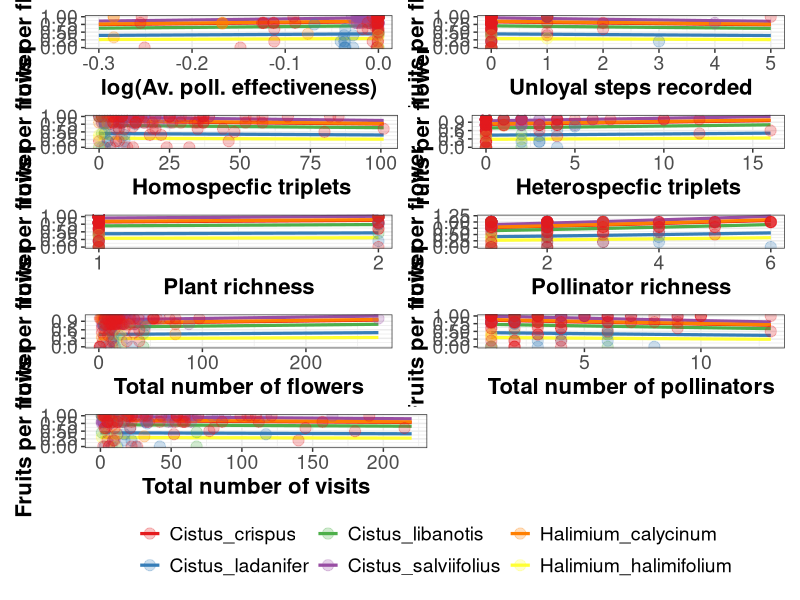

Write the R code that produced this figure.

library(tidyverse)
library(glmmTMB)
library(RColorBrewer)
library(scales)

data_log_fullmodel <- read_csv("results/donana/data_gaussian_log_fullmodel.csv")
unique(data_log_fullmodel$Planta)

fullmodel <- glmmTMB(fruitset^2 ~  scale(homo_motif) + scale(hete_motif) + scale(Visits_tot)  + scale(poll_abundance)  +
                           scale(poll_richness) + scale(plant_richness) + scale(total_number_flowers) + scale(unloyal_steps) +
                           scale(log_prob_cons)+(1|Bosque) + Planta + Periodo,
                         family=gaussian(link="log"),
                         data_log_fullmodel)

################################################################################
# PLOTS
################################################################################

#-------------------------------------------------------------------------------------------
# Plot 1
dat1 <- ggeffects::ggpredict(fullmodel, terms = c("log_prob_cons","Planta"),type = "random")
plot_data1 <- plot(dat1)
data_plot_1 <- ggplot_build(plot_data1)$data

data_plot_1[[1]]$colour[data_plot_1[[1]]$colour=="#E41A1C"] <- "Cistus_salviifolius"
data_plot_1[[1]]$colour[data_plot_1[[1]]$colour=="#377EB8"] <- "Cistus_crispus"
data_plot_1[[1]]$colour[data_plot_1[[1]]$colour=="#4DAF4A"] <- "Halimium_halimifolium"
data_plot_1[[1]]$colour[data_plot_1[[1]]$colour=="#984EA3"] <- "Halimium_calycinum"
data_plot_1[[1]]$colour[data_plot_1[[1]]$colour=="#FF7F00"] <- "Cistus_libanotis"
data_plot_1[[1]]$colour[data_plot_1[[1]]$colour=="#FFFF33"] <- "Cistus_ladanifer"

data_plot_1[[2]]$fill[data_plot_1[[2]]$fill=="#E41A1C"] <- "Cistus_salviifolius"
data_plot_1[[2]]$fill[data_plot_1[[2]]$fill=="#377EB8"] <- "Cistus_crispus"
data_plot_1[[2]]$fill[data_plot_1[[2]]$fill=="#4DAF4A"] <- "Halimium_halimifolium"
data_plot_1[[2]]$fill[data_plot_1[[2]]$fill=="#984EA3"] <- "Halimium_calycinum"
data_plot_1[[2]]$fill[data_plot_1[[2]]$fill=="#FF7F00"] <- "Cistus_libanotis"
data_plot_1[[2]]$fill[data_plot_1[[2]]$fill=="#FFFF33"] <- "Cistus_ladanifer"

p1 <- ggplot(data_plot_1[[1]])+
  # geom_ribbon(data = data_plot_1[[2]], aes(x = x, ymin = ymin, ymax = ymax, fill = fill),alpha=0.2)+
  geom_line(aes(x,y,color=colour),linewidth=1.1)+
  geom_point(data = data_log_fullmodel, aes(log_prob_cons,fruitset,color=Planta), size = 3.5, alpha=0.25)+
  labs(
    x = "log(Av. poll. effectiveness)",
    y = "Fruits per flower",
    colour = NULL,
    title =NULL
  )+scale_color_discrete(labels=c(expression(italic("Cistus salviifolius")),
                                  expression(italic("Cistus crispus")),
                                  expression(italic("Halimium halimifolium")),
                                  expression(italic("Halimium calycinum")),
                                  expression(italic("Cistus libanotis")),
                                  expression(italic("Cistus ladanifer"))
  ))+scale_color_brewer(palette = "Set1")+
  theme_bw()+
  theme(axis.text=element_text(size=14),
        axis.title=element_text(size=16,face="bold"),
        legend.text=element_text(size=14))+ 
  guides(size = FALSE, fill = FALSE)



#-------------------------------------------------------------------------------------------
# Plot 2
dat2 <- ggeffects::ggpredict(fullmodel, terms = c("unloyal_steps","Planta"),type = "random")
plot_data2 <- plot(dat2)
data_plot_2 <- ggplot_build(plot_data2)$data

data_plot_2[[1]]$colour[data_plot_2[[1]]$colour=="#E41A1C"] <- "Cistus_salviifolius"
data_plot_2[[1]]$colour[data_plot_2[[1]]$colour=="#377EB8"] <- "Cistus_crispus"
data_plot_2[[1]]$colour[data_plot_2[[1]]$colour=="#4DAF4A"] <- "Halimium_halimifolium"
data_plot_2[[1]]$colour[data_plot_2[[1]]$colour=="#984EA3"] <- "Halimium_calycinum"
data_plot_2[[1]]$colour[data_plot_2[[1]]$colour=="#FF7F00"] <- "Cistus_libanotis"
data_plot_2[[1]]$colour[data_plot_2[[1]]$colour=="#FFFF33"] <- "Cistus_ladanifer"

data_plot_2[[2]]$fill[data_plot_2[[2]]$fill=="#E41A1C"] <- "Cistus_salviifolius"
data_plot_2[[2]]$fill[data_plot_2[[2]]$fill=="#377EB8"] <- "Cistus_crispus"
data_plot_2[[2]]$fill[data_plot_2[[2]]$fill=="#4DAF4A"] <- "Halimium_halimifolium"
data_plot_2[[2]]$fill[data_plot_2[[2]]$fill=="#984EA3"] <- "Halimium_calycinum"
data_plot_2[[2]]$fill[data_plot_2[[2]]$fill=="#FF7F00"] <- "Cistus_libanotis"
data_plot_2[[2]]$fill[data_plot_2[[2]]$fill=="#FFFF33"] <- "Cistus_ladanifer"

p2 <- ggplot(data_plot_2[[1]])+
  # geom_ribbon(data = data_plot_2[[2]], aes(x = x, ymin = ymin, ymax = ymax, fill = fill),alpha=0.2)+
  geom_line(aes(x,y,color=colour),linewidth=1.1)+
  geom_point(data = data_log_fullmodel, aes(unloyal_steps,fruitset,color=Planta), size = 3.5, alpha=0.25)+
  labs(
    x = "Unloyal steps recorded",
    y = "Fruits per flower",
    colour = NULL,
    title =NULL
  )+scale_color_discrete(labels=c(expression(italic("Cistus salviifolius")),
                                  expression(italic("Cistus crispus")),
                                  expression(italic("Halimium halimifolium")),
                                  expression(italic("Halimium calycinum")),
                                  expression(italic("Cistus libanotis")),
                                  expression(italic("Cistus ladanifer"))
  ))+scale_color_brewer(palette = "Set1")+
  theme_bw()+
  theme(axis.text=element_text(size=14),
        axis.title=element_text(size=16,face="bold"),
        legend.text=element_text(size=14))+ 
  guides(color = FALSE, size = FALSE, fill = FALSE)


#-------------------------------------------------------------------------------------------
# Plot 3
dat3 <- ggeffects::ggpredict(fullmodel, terms = c("homo_motif","Planta"),type = "random")
plot_data3 <- plot(dat3)
data_plot_3 <- ggplot_build(plot_data3)$data

data_plot_3[[1]]$colour[data_plot_3[[1]]$colour=="#E41A1C"] <- "Cistus_salviifolius"
data_plot_3[[1]]$colour[data_plot_3[[1]]$colour=="#377EB8"] <- "Cistus_crispus"
data_plot_3[[1]]$colour[data_plot_3[[1]]$colour=="#4DAF4A"] <- "Halimium_halimifolium"
data_plot_3[[1]]$colour[data_plot_3[[1]]$colour=="#984EA3"] <- "Halimium_calycinum"
data_plot_3[[1]]$colour[data_plot_3[[1]]$colour=="#FF7F00"] <- "Cistus_libanotis"
data_plot_3[[1]]$colour[data_plot_3[[1]]$colour=="#FFFF33"] <- "Cistus_ladanifer"

data_plot_3[[2]]$fill[data_plot_3[[2]]$fill=="#E41A1C"] <- "Cistus_salviifolius"
data_plot_3[[2]]$fill[data_plot_3[[2]]$fill=="#377EB8"] <- "Cistus_crispus"
data_plot_3[[2]]$fill[data_plot_3[[2]]$fill=="#4DAF4A"] <- "Halimium_halimifolium"
data_plot_3[[2]]$fill[data_plot_3[[2]]$fill=="#984EA3"] <- "Halimium_calycinum"
data_plot_3[[2]]$fill[data_plot_3[[2]]$fill=="#FF7F00"] <- "Cistus_libanotis"
data_plot_3[[2]]$fill[data_plot_3[[2]]$fill=="#FFFF33"] <- "Cistus_ladanifer"

p3 <- ggplot(data_plot_3[[1]])+
  # geom_ribbon(data = data_plot_3[[2]], aes(x = x, ymin = ymin, ymax = ymax, fill = fill),alpha=0.2)+
  geom_line(aes(x,y,color=colour),linewidth=1.1)+
  geom_point(data = data_log_fullmodel, aes(homo_motif,fruitset,color=Planta), size = 3.5, alpha=0.25)+
  labs(
    x = "Homospecfic triplets",
    y = "Fruits per flower",
    colour = NULL,
    title =NULL
  )+scale_color_discrete(labels=c(expression(italic("Cistus salviifolius")),
                                  expression(italic("Cistus crispus")),
                                  expression(italic("Halimium halimifolium")),
                                  expression(italic("Halimium calycinum")),
                                  expression(italic("Cistus libanotis")),
                                  expression(italic("Cistus ladanifer"))
  ))+scale_color_brewer(palette = "Set1")+
  theme_bw()+
  theme(axis.text=element_text(size=14),
        axis.title=element_text(size=16,face="bold"),
        legend.text=element_text(size=14))+ 
  guides(color = FALSE, size = FALSE, fill = FALSE)


#-------------------------------------------------------------------------------------------
# Plot 4
dat4 <- ggeffects::ggpredict(fullmodel, terms = c("hete_motif","Planta"),type = "random")
plot_data4 <- plot(dat4)
data_plot_4 <- ggplot_build(plot_data4)$data

data_plot_4[[1]]$colour[data_plot_4[[1]]$colour=="#E41A1C"] <- "Cistus_salviifolius"
data_plot_4[[1]]$colour[data_plot_4[[1]]$colour=="#377EB8"] <- "Cistus_crispus"
data_plot_4[[1]]$colour[data_plot_4[[1]]$colour=="#4DAF4A"] <- "Halimium_halimifolium"
data_plot_4[[1]]$colour[data_plot_4[[1]]$colour=="#984EA3"] <- "Halimium_calycinum"
data_plot_4[[1]]$colour[data_plot_4[[1]]$colour=="#FF7F00"] <- "Cistus_libanotis"
data_plot_4[[1]]$colour[data_plot_4[[1]]$colour=="#FFFF33"] <- "Cistus_ladanifer"

data_plot_4[[2]]$fill[data_plot_4[[2]]$fill=="#E41A1C"] <- "Cistus_salviifolius"
data_plot_4[[2]]$fill[data_plot_4[[2]]$fill=="#377EB8"] <- "Cistus_crispus"
data_plot_4[[2]]$fill[data_plot_4[[2]]$fill=="#4DAF4A"] <- "Halimium_halimifolium"
data_plot_4[[2]]$fill[data_plot_4[[2]]$fill=="#984EA3"] <- "Halimium_calycinum"
data_plot_4[[2]]$fill[data_plot_4[[2]]$fill=="#FF7F00"] <- "Cistus_libanotis"
data_plot_4[[2]]$fill[data_plot_4[[2]]$fill=="#FFFF33"] <- "Cistus_ladanifer"

p4 <- ggplot(data_plot_4[[1]])+
  # geom_ribbon(data = data_plot_4[[2]], aes(x = x, ymin = ymin, ymax = ymax, fill = fill),alpha=0.2)+
  geom_line(aes(x,y,color=colour),linewidth=1.1)+
  geom_point(data = data_log_fullmodel, aes(hete_motif,fruitset,color=Planta), size = 3.5, alpha=0.25)+
  labs(
    x = "Heterospecfic triplets",
    y = "Fruits per flower",
    colour = NULL,
    title =NULL
  )+scale_color_discrete(labels=c(expression(italic("Cistus salviifolius")),
                                  expression(italic("Cistus crispus")),
                                  expression(italic("Halimium halimifolium")),
                                  expression(italic("Halimium calycinum")),
                                  expression(italic("Cistus libanotis")),
                                  expression(italic("Cistus ladanifer"))
  ))+scale_color_brewer(palette = "Set1")+
  theme_bw()+
  theme(axis.text=element_text(size=14),
        axis.title=element_text(size=16,face="bold"),
        legend.text=element_text(size=14))+ 
  guides(color = FALSE, size = FALSE, fill = FALSE)


#-------------------------------------------------------------------------------------------
# Plot 5
dat5 <- ggeffects::ggpredict(fullmodel, terms = c("plant_richness","Planta"),type = "random")
plot_data5 <- plot(dat5)
data_plot_5 <- ggplot_build(plot_data5)$data

data_plot_5[[1]]$colour[data_plot_5[[1]]$colour=="#E41A1C"] <- "Cistus_salviifolius"
data_plot_5[[1]]$colour[data_plot_5[[1]]$colour=="#377EB8"] <- "Cistus_crispus"
data_plot_5[[1]]$colour[data_plot_5[[1]]$colour=="#4DAF4A"] <- "Halimium_halimifolium"
data_plot_5[[1]]$colour[data_plot_5[[1]]$colour=="#984EA3"] <- "Halimium_calycinum"
data_plot_5[[1]]$colour[data_plot_5[[1]]$colour=="#FF7F00"] <- "Cistus_libanotis"
data_plot_5[[1]]$colour[data_plot_5[[1]]$colour=="#FFFF33"] <- "Cistus_ladanifer"

data_plot_5[[2]]$fill[data_plot_5[[2]]$fill=="#E41A1C"] <- "Cistus_salviifolius"
data_plot_5[[2]]$fill[data_plot_5[[2]]$fill=="#377EB8"] <- "Cistus_crispus"
data_plot_5[[2]]$fill[data_plot_5[[2]]$fill=="#4DAF4A"] <- "Halimium_halimifolium"
data_plot_5[[2]]$fill[data_plot_5[[2]]$fill=="#984EA3"] <- "Halimium_calycinum"
data_plot_5[[2]]$fill[data_plot_5[[2]]$fill=="#FF7F00"] <- "Cistus_libanotis"
data_plot_5[[2]]$fill[data_plot_5[[2]]$fill=="#FFFF33"] <- "Cistus_ladanifer"

p5 <- ggplot(data_plot_5[[1]])+
  # geom_ribbon(data = data_plot_5[[2]], aes(x = x, ymin = ymin, ymax = ymax, fill = fill),alpha=0.2)+
  geom_line(aes(x,y,color=colour),linewidth=1.1)+
  geom_point(data = data_log_fullmodel, aes(plant_richness,fruitset,color=Planta), size = 3.5, alpha=0.25)+
  labs(
    x = "Plant richness",
    y = "Fruits per flower",
    colour = NULL,
    title =NULL
  )+scale_x_continuous(breaks = function(x) unique(floor(pretty(seq(min(x), (max(x) + 1) * 1.1)))))+
  scale_color_discrete(labels=c(expression(italic("Cistus salviifolius")),
                                  expression(italic("Cistus crispus")),
                                  expression(italic("Halimium halimifolium")),
                                  expression(italic("Halimium calycinum")),
                                  expression(italic("Cistus libanotis")),
                                  expression(italic("Cistus ladanifer"))
  ))+scale_color_brewer(palette = "Set1")+
  theme_bw()+
  theme(axis.text=element_text(size=14),
        axis.title=element_text(size=16,face="bold"),
        legend.text=element_text(size=14))+ 
  guides(color = FALSE, size = FALSE, fill = FALSE)

#-------------------------------------------------------------------------------------------
# Plot 6
dat6 <- ggeffects::ggpredict(fullmodel, terms = c("poll_richness","Planta"),type = "random")
plot_data6 <- plot(dat6)
data_plot_6 <- ggplot_build(plot_data6)$data

data_plot_6[[1]]$colour[data_plot_6[[1]]$colour=="#E41A1C"] <- "Cistus_salviifolius"
data_plot_6[[1]]$colour[data_plot_6[[1]]$colour=="#377EB8"] <- "Cistus_crispus"
data_plot_6[[1]]$colour[data_plot_6[[1]]$colour=="#4DAF4A"] <- "Halimium_halimifolium"
data_plot_6[[1]]$colour[data_plot_6[[1]]$colour=="#984EA3"] <- "Halimium_calycinum"
data_plot_6[[1]]$colour[data_plot_6[[1]]$colour=="#FF7F00"] <- "Cistus_libanotis"
data_plot_6[[1]]$colour[data_plot_6[[1]]$colour=="#FFFF33"] <- "Cistus_ladanifer"

data_plot_6[[2]]$fill[data_plot_6[[2]]$fill=="#E41A1C"] <- "Cistus_salviifolius"
data_plot_6[[2]]$fill[data_plot_6[[2]]$fill=="#377EB8"] <- "Cistus_crispus"
data_plot_6[[2]]$fill[data_plot_6[[2]]$fill=="#4DAF4A"] <- "Halimium_halimifolium"
data_plot_6[[2]]$fill[data_plot_6[[2]]$fill=="#984EA3"] <- "Halimium_calycinum"
data_plot_6[[2]]$fill[data_plot_6[[2]]$fill=="#FF7F00"] <- "Cistus_libanotis"
data_plot_6[[2]]$fill[data_plot_6[[2]]$fill=="#FFFF33"] <- "Cistus_ladanifer"

p6 <- ggplot(data_plot_6[[1]])+
  # geom_ribbon(data = data_plot_6[[2]], aes(x = x, ymin = ymin, ymax = ymax, fill = fill),alpha=0.2)+
  geom_line(aes(x,y,color=colour),linewidth=1.1)+
  geom_point(data = data_log_fullmodel, aes(poll_richness,fruitset,color=Planta), size = 3.5, alpha=0.25)+
  labs(
    x = "Pollinator richness",
    y = "Fruits per flower",
    colour = NULL,
    title =NULL
  )+scale_color_discrete(labels=c(expression(italic("Cistus salviifolius")),
                                  expression(italic("Cistus crispus")),
                                  expression(italic("Halimium halimifolium")),
                                  expression(italic("Halimium calycinum")),
                                  expression(italic("Cistus libanotis")),
                                  expression(italic("Cistus ladanifer"))
  ))+scale_color_brewer(palette = "Set1")+
  theme_bw()+
  theme(axis.text=element_text(size=14),
        axis.title=element_text(size=16,face="bold"),
        legend.text=element_text(size=14))+ 
  guides(color = FALSE, size = FALSE, fill = FALSE)



#-------------------------------------------------------------------------------------------
# Plot 7
dat7 <- ggeffects::ggpredict(fullmodel, terms = c("total_number_flowers","Planta"),type = "random")
plot_data7 <- plot(dat7)
data_plot_7 <- ggplot_build(plot_data7)$data

data_plot_7[[1]]$colour[data_plot_7[[1]]$colour=="#E41A1C"] <- "Cistus_salviifolius"
data_plot_7[[1]]$colour[data_plot_7[[1]]$colour=="#377EB8"] <- "Cistus_crispus"
data_plot_7[[1]]$colour[data_plot_7[[1]]$colour=="#4DAF4A"] <- "Halimium_halimifolium"
data_plot_7[[1]]$colour[data_plot_7[[1]]$colour=="#984EA3"] <- "Halimium_calycinum"
data_plot_7[[1]]$colour[data_plot_7[[1]]$colour=="#FF7F00"] <- "Cistus_libanotis"
data_plot_7[[1]]$colour[data_plot_7[[1]]$colour=="#FFFF33"] <- "Cistus_ladanifer"

data_plot_7[[2]]$fill[data_plot_7[[2]]$fill=="#E41A1C"] <- "Cistus_salviifolius"
data_plot_7[[2]]$fill[data_plot_7[[2]]$fill=="#377EB8"] <- "Cistus_crispus"
data_plot_7[[2]]$fill[data_plot_7[[2]]$fill=="#4DAF4A"] <- "Halimium_halimifolium"
data_plot_7[[2]]$fill[data_plot_7[[2]]$fill=="#984EA3"] <- "Halimium_calycinum"
data_plot_7[[2]]$fill[data_plot_7[[2]]$fill=="#FF7F00"] <- "Cistus_libanotis"
data_plot_7[[2]]$fill[data_plot_7[[2]]$fill=="#FFFF33"] <- "Cistus_ladanifer"

p7 <- ggplot(data_plot_7[[1]])+
  # geom_ribbon(data = data_plot_7[[2]], aes(x = x, ymin = ymin, ymax = ymax, fill = fill),alpha=0.2)+
  geom_line(aes(x,y,color=colour),linewidth=1.1)+
  geom_point(data = data_log_fullmodel, aes(total_number_flowers,fruitset,color=Planta), size = 3.5, alpha=0.25)+
  labs(
    x = "Total number of flowers",
    y = "Fruits per flower",
    colour = NULL,
    title =NULL
  )+scale_color_discrete(labels=c(expression(italic("Cistus salviifolius")),
                                  expression(italic("Cistus crispus")),
                                  expression(italic("Halimium halimifolium")),
                                  expression(italic("Halimium calycinum")),
                                  expression(italic("Cistus libanotis")),
                                  expression(italic("Cistus ladanifer"))
  ))+scale_color_brewer(palette = "Set1")+
  theme_bw()+
  theme(axis.text=element_text(size=14),
        axis.title=element_text(size=16,face="bold"),
        legend.text=element_text(size=14))+ 
  guides(color = FALSE, size = FALSE, fill = FALSE)


#-------------------------------------------------------------------------------------------
# Plot 8
dat8 <- ggeffects::ggpredict(fullmodel, terms = c("Visits_tot","Planta"),type = "random")
plot_data8 <- plot(dat8)
data_plot_8 <- ggplot_build(plot_data8)$data

data_plot_8[[1]]$colour[data_plot_8[[1]]$colour=="#E41A1C"] <- "Cistus_salviifolius"
data_plot_8[[1]]$colour[data_plot_8[[1]]$colour=="#377EB8"] <- "Cistus_crispus"
data_plot_8[[1]]$colour[data_plot_8[[1]]$colour=="#4DAF4A"] <- "Halimium_halimifolium"
data_plot_8[[1]]$colour[data_plot_8[[1]]$colour=="#984EA3"] <- "Halimium_calycinum"
data_plot_8[[1]]$colour[data_plot_8[[1]]$colour=="#FF7F00"] <- "Cistus_libanotis"
data_plot_8[[1]]$colour[data_plot_8[[1]]$colour=="#FFFF33"] <- "Cistus_ladanifer"

data_plot_8[[2]]$fill[data_plot_8[[2]]$fill=="#E41A1C"] <- "Cistus_salviifolius"
data_plot_8[[2]]$fill[data_plot_8[[2]]$fill=="#377EB8"] <- "Cistus_crispus"
data_plot_8[[2]]$fill[data_plot_8[[2]]$fill=="#4DAF4A"] <- "Halimium_halimifolium"
data_plot_8[[2]]$fill[data_plot_8[[2]]$fill=="#984EA3"] <- "Halimium_calycinum"
data_plot_8[[2]]$fill[data_plot_8[[2]]$fill=="#FF7F00"] <- "Cistus_libanotis"
data_plot_8[[2]]$fill[data_plot_8[[2]]$fill=="#FFFF33"] <- "Cistus_ladanifer"

p8 <- ggplot(data_plot_8[[1]])+
  # geom_ribbon(data = data_plot_8[[2]], aes(x = x, ymin = ymin, ymax = ymax, fill = fill),alpha=0.2)+
  geom_line(aes(x,y,color=colour),linewidth=1.1)+
  geom_point(data = data_log_fullmodel, aes(Visits_tot,fruitset,color=Planta), size = 3.5, alpha=0.25)+
  labs(
    x = "Total number of visits",
    y = "Fruits per flower",
    colour = NULL,
    title =NULL
  )+scale_color_discrete(labels=c(expression(italic("Cistus salviifolius")),
                                  expression(italic("Cistus crispus")),
                                  expression(italic("Halimium halimifolium")),
                                  expression(italic("Halimium calycinum")),
                                  expression(italic("Cistus libanotis")),
                                  expression(italic("Cistus ladanifer"))
  ))+scale_color_brewer(palette = "Set1")+
  theme_bw()+
  theme(axis.text=element_text(size=14),
        axis.title=element_text(size=16,face="bold"),
        legend.text=element_text(size=14))+ 
  guides(color = FALSE, size = FALSE, fill = FALSE)

#-------------------------------------------------------------------------------------------
# Plot 9
dat9 <- ggeffects::ggpredict(fullmodel, terms = c("poll_abundance","Planta"),type = "random")
plot_data9 <- plot(dat9)
data_plot_9 <- ggplot_build(plot_data9)$data

data_plot_9[[1]]$colour[data_plot_9[[1]]$colour=="#E41A1C"] <- "Cistus_salviifolius"
data_plot_9[[1]]$colour[data_plot_9[[1]]$colour=="#377EB8"] <- "Cistus_crispus"
data_plot_9[[1]]$colour[data_plot_9[[1]]$colour=="#4DAF4A"] <- "Halimium_halimifolium"
data_plot_9[[1]]$colour[data_plot_9[[1]]$colour=="#984EA3"] <- "Halimium_calycinum"
data_plot_9[[1]]$colour[data_plot_9[[1]]$colour=="#FF7F00"] <- "Cistus_libanotis"
data_plot_9[[1]]$colour[data_plot_9[[1]]$colour=="#FFFF33"] <- "Cistus_ladanifer"

data_plot_9[[2]]$fill[data_plot_9[[2]]$fill=="#E41A1C"] <- "Cistus_salviifolius"
data_plot_9[[2]]$fill[data_plot_9[[2]]$fill=="#377EB8"] <- "Cistus_crispus"
data_plot_9[[2]]$fill[data_plot_9[[2]]$fill=="#4DAF4A"] <- "Halimium_halimifolium"
data_plot_9[[2]]$fill[data_plot_9[[2]]$fill=="#984EA3"] <- "Halimium_calycinum"
data_plot_9[[2]]$fill[data_plot_9[[2]]$fill=="#FF7F00"] <- "Cistus_libanotis"
data_plot_9[[2]]$fill[data_plot_9[[2]]$fill=="#FFFF33"] <- "Cistus_ladanifer"

p9 <- ggplot(data_plot_9[[1]])+
  # geom_ribbon(data = data_plot_9[[2]], aes(x = x, ymin = ymin, ymax = ymax, fill = fill),alpha=0.2)+
  geom_line(aes(x,y,color=colour),linewidth=1.1)+
  geom_point(data = data_log_fullmodel, aes(poll_abundance,fruitset,color=Planta), size = 3.5, alpha=0.25)+
  labs(
    x = "Total number of pollinators",
    y = "Fruits per flower",
    colour = NULL,
    title =NULL
  )+scale_color_discrete(labels=c(expression(italic("Cistus salviifolius")),
                                  expression(italic("Cistus crispus")),
                                  expression(italic("Halimium halimifolium")),
                                  expression(italic("Halimium calycinum")),
                                  expression(italic("Cistus libanotis")),
                                  expression(italic("Cistus ladanifer"))
  ))+scale_color_brewer(palette = "Set1")+
  theme_bw()+
  theme(axis.text=element_text(size=14),
        axis.title=element_text(size=16,face="bold"),
        legend.text=element_text(size=14))+ 
  guides(color = FALSE, size = FALSE, fill = FALSE)


#--------------------------------
# Save image
library(patchwork)
png("figures/fig5_NEW.png", width=2000*4.2*0.7, height = 2000*2*2, res=300*2)
((p1+p2)/(p3+p4)/(p5+p6)/(p7+ p9)/(p8+ plot_spacer()) & theme(legend.position = "bottom")) + plot_layout(guides = "collect")
dev.off()
